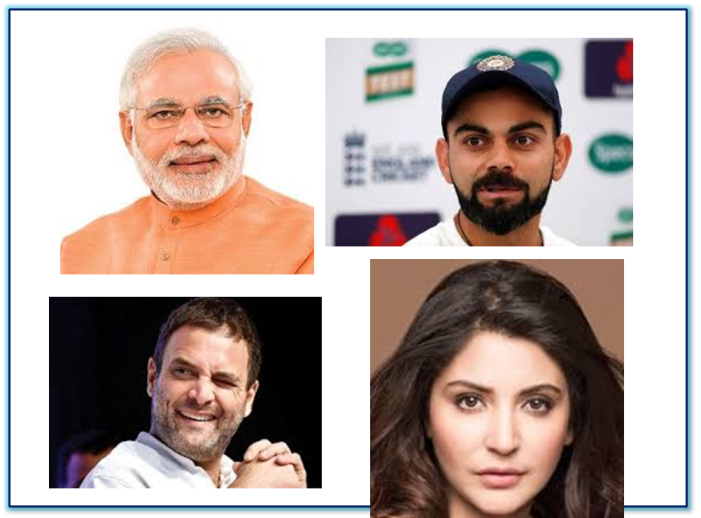
#> input picture Image Operation/Many_Faces.png, 701 x 518 px
$ python 'Edge Detection.py'   (older library calls are emulated)
#> lines starting #> are read from the running program, lines starting #| are printed output that depends on the picture
#Edge Detection
import cv2
import numpy as np

img = cv2.imread("Many_Faces.png",0)
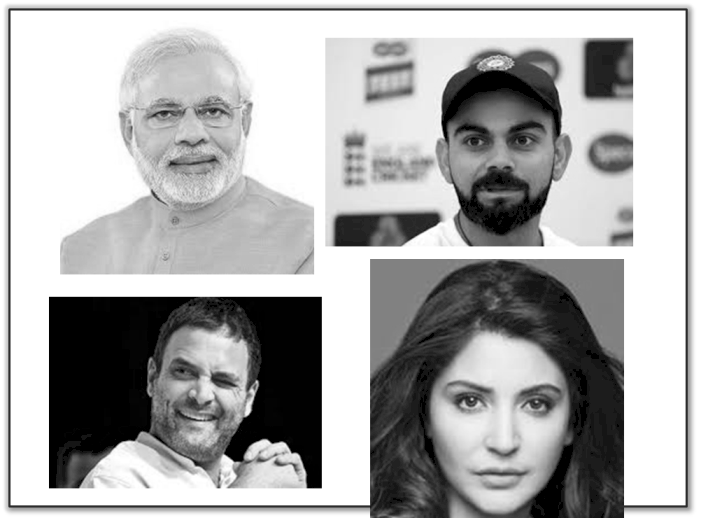
#> img: shape (518, 701); min 0, max 255, mean 171.1

cv2.imshow('Origional Image', img)
cv2.waitKey(0)
height,width = img.shape
#> height = 518; width = 701

laplacian = cv2.Laplacian(img, cv2.CV_64F)
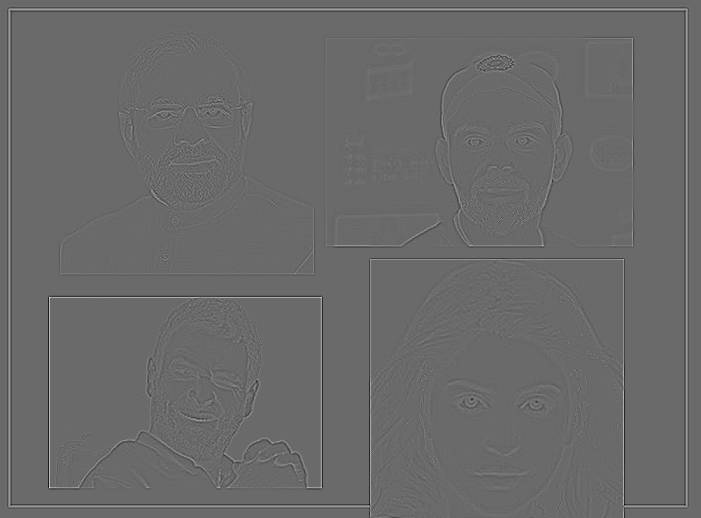
#> laplacian: shape (518, 701) float64; min -326, max 454, mean 0; drawn with min black and max white
cv2.imshow('Laplacian Image',laplacian)
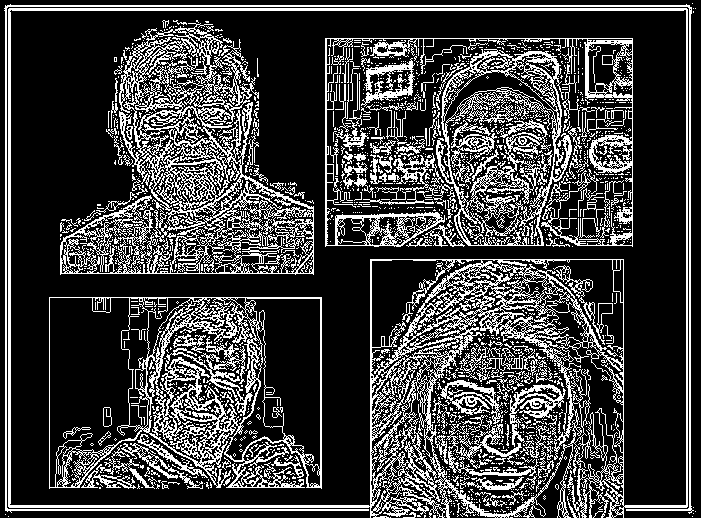
#> window 'Laplacian Image': shape (518, 701); 24.8% white in thin lines or dots
cv2.waitKey(0)

#Canny Edge detection uses gradiant values as thresholds
canny = cv2.Canny(img, 20, 170)
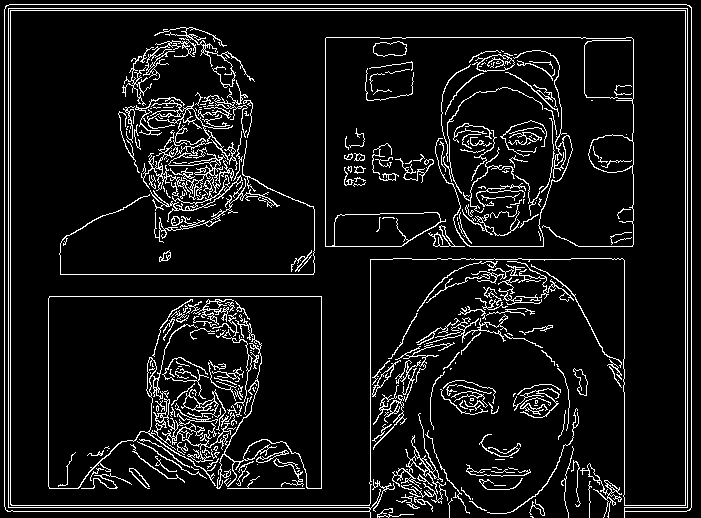
#> canny: shape (518, 701); 8.8% white in thin lines or dots
cv2.imshow('Canny Edge', canny)
cv2.waitKey(0)

cv2.destroyAllWindows()

$ run again, with Image Operation/HSV.png copied over Image Operation/Many_Faces.png
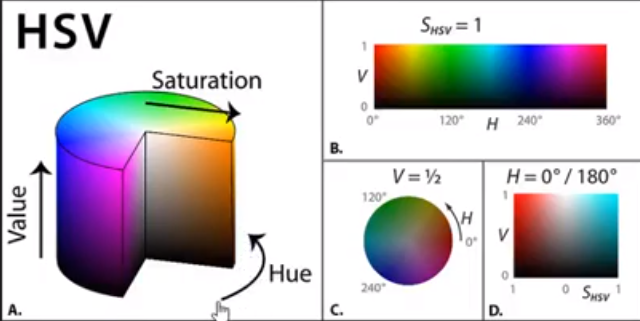
#> input picture Image Operation/HSV.png, 640 x 321 px
#> `cv2.imshow('Laplacian Image',laplacian)`:
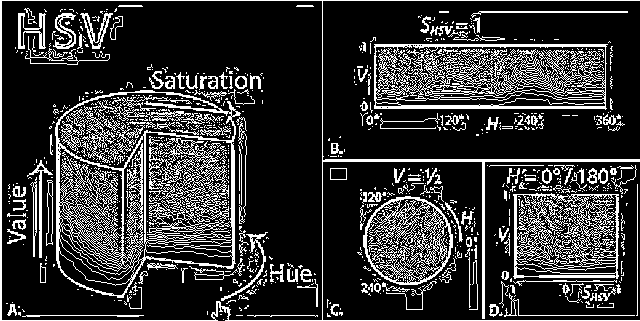
#> window 'Laplacian Image': shape (321, 640); 20.5% white in thin lines or dots
#> `canny = cv2.Canny(img, 20, 170)`:
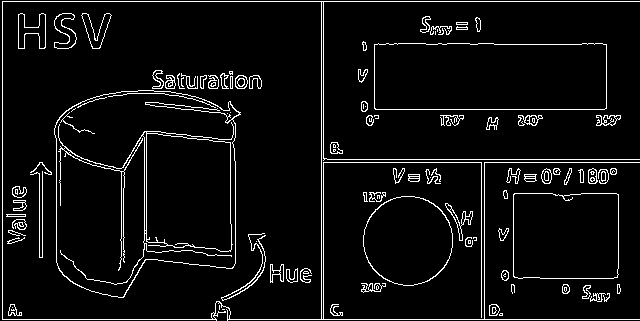
#> canny: shape (321, 640); 5.7% white in thin lines or dots

$ run again, with Image Operation/Madhuri.jpg saved as Image Operation/Many_Faces.png
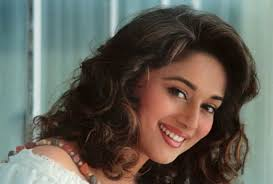
#> input picture Image Operation/Madhuri.jpg, 273 x 184 px
#> `cv2.imshow('Laplacian Image',laplacian)`:
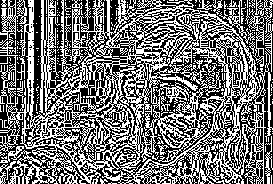
#> window 'Laplacian Image': shape (184, 273); 45.2% white in thin lines or dots
#> `canny = cv2.Canny(img, 20, 170)`:
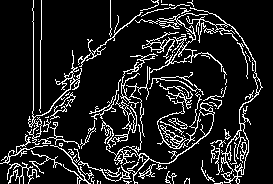
#> canny: shape (184, 273); 12.6% white in thin lines or dots

$ run again, with Image Operation/Madhuri1.jpg saved as Image Operation/Many_Faces.png
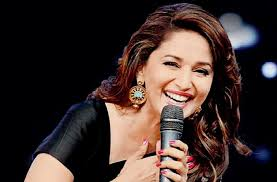
#> input picture Image Operation/Madhuri1.jpg, 277 x 182 px
#> `cv2.imshow('Laplacian Image',laplacian)`:
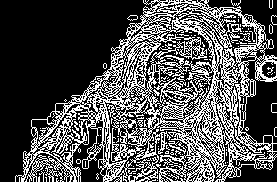
#> window 'Laplacian Image': shape (182, 277); 31.8% white in thin lines or dots
#> `canny = cv2.Canny(img, 20, 170)`:
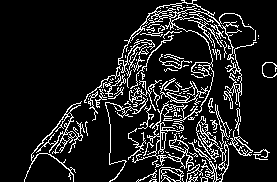
#> canny: shape (182, 277); 12.4% white in thin lines or dots
